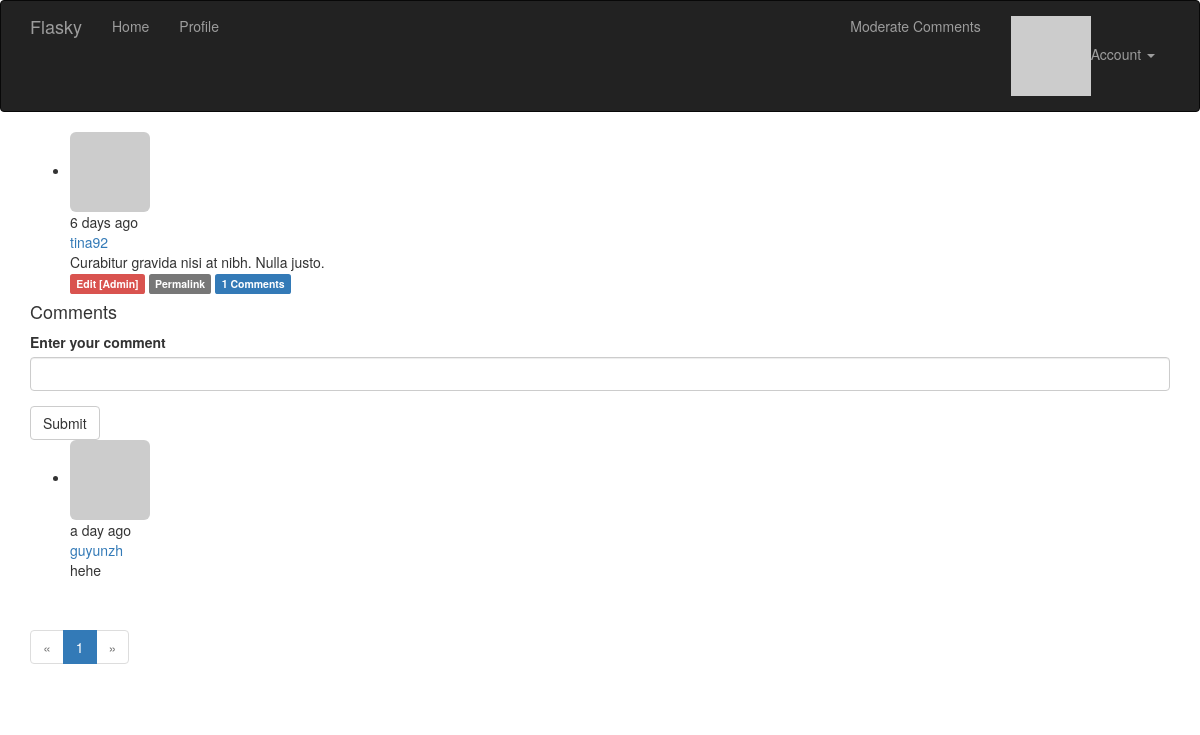
The app's page /post/82 (signed in) with its own data.
### App/models.py (models this page shows, shortened)
class Post(db.Model):
    __tablename__='posts'
    id=db.Column(db.Integer ,primary_key=True)
    body=db.Column(db.Text )
    timestamp=db.Column(db.DateTime,index=True,default=datetime.utcnow)
    author_id=db.Column(db.Integer,db.ForeignKey('users.id'))
    body_html=db.Column(db.Text)
    comments=db.relationship('Comment',backref='post',lazy='dynamic')

class User(UserMixin,db.Model):
    __tablename__='users'
    id=db.Column(db.Integer,primary_key=True)
    username=db.Column(db.String(64),unique=True,index=True)
    role_id=db.Column(db.Integer,db.ForeignKey('roles.id'))#外键
    password_hash =db.Column(db.String(128))
    email=db.Column(db.String(64),unique=True,index=True)
    confirmed=db.Column(db.Boolean,default=False)   #判断用户是否已经确认过了
    name=db.Column(db.String(64))
    location=db.Column(db.String(64))
    about_me=db.Column(db.Text())
    member_since=db.Column(db.DateTime(),default=datetime.utcnow)
    last_seen=db.Column(db.DateTime(),default=datetime.utcnow)#default为默认值，可直接指定函数
    avatar_hash = db.Column(db.String(32))
    posts=db.relationship('Post',backref='author',lazy='dynamic')
    followed=db.relationship('Follow',foreign_keys=[Follow.follower_id],backref=db.backref('follower',lazy='joined'),
                             lazy='dynamic',cascade='all,delete-orphan')
    followers=db.relationship('Follow',foreign_keys=[Follow.followed_id],backref=db.backref('followed',lazy='joined'),
                              lazy='dynamic',cascade='all,delete-orphan')
    comments=db.relationship('Comment',backref='author',lazy='dynamic')
    def can(self,permissions):  #判断权限
        return self.role is not None and (self.role.permissions & permissions) ==permissions
    def is_administrator(self):
        return self.can(Permission.ADMINISTER)
    def ping(self):
        self.last_seen=datetime.utcnow()
        db.session.add(self)
    @property       #规定了密码不能被读取
    def password(self):
        raise AttributeError('password is not a readable attribute')
    def gravatar(self,size=100,default='identicon',rating='g'):#构建Gravatar URL方法。
        if request.is_secure:
            url='https://secure.gravatar.com/avatar'
        else:
            url='http://www.gravatar.com/avatar'
        hash=self.avatar_hash or hashlib.md5(self.email.encode('utf-8')).hexdigest()
        return '{url}/{hash}?s={size}&d={default}&r={rating}'.format(url=url,hash=hash,size=size,default=default,rating=rating)

class Comment(db.Model):        #评论模型，为一个关联表，关联用户与文章
    __tablename__='comments'
    id =db.Column(db.Integer,primary_key=True)
    body=db.Column(db.Text)
    body_html=db.Column(db.Text)
    timestamp=db.Column(db.DateTime,index=True,default=datetime.utcnow)
    disabled=db.Column(db.Boolean)
    author_id=db.Column(db.Integer,db.ForeignKey('users.id'))
    post_id=db.Column(db.Integer,db.ForeignKey('posts.id'))

### App/main/views.py (the view, shortened to what this page needs)
@main.route('/post/<int:id>',methods=['GET','POST'])
def post(id):
    post = Post.query.get_or_404(id)
    form=CommentForm()
    page=request.args.get('page',1,type=int)
    if page ==-1:
        page=(post.comments.count()-1) / \
            current_app.config['FLASKY_COMMENTS_PER_PAGE'] +1
    pagination =post.comments.order_by(Comment.timestamp.asc()).paginate(
        page,per_page=current_app.config['FLASKY_COMMENTS_PER_PAGE'],
        error_out=False )
    comments=pagination.items
    return render_template('post.html',posts=[post],form=form,comments=comments,pagination=pagination)

### App/main/forms.py
class CommentForm(FlaskForm):       #用户提交评论表单
    body=StringField('Enter your comment',validators=[Required()])
    submit=SubmitField('Submit')

### App/auth/views.py (called while the page is built)
@auth.before_app_request        #before_app_request是一个钩子，每次请求都会调用该视图函数
def before_request():           #用来处理注册但是未邮箱确认的用户所能看到的信息
    if current_user.is_authenticated :
        current_user.ping()
        if not current_user.confirmed and request.endpoint[:5] !='auth.'\
                                        and request.endpoint !='static':
            return redirect(url_for('auth.unconfirmed'))

### App/main/__init__.py (called while the page is built)
@main.app_context_processor     #上下文处理器，让定义的变量在所有模板中全局可访问
def inject_permissions():
    return dict(Permission=Permission)

### App/models.py (called while the page is built)
@login_manager.user_loader      #用来回调用户的标识符来确认这个用户身份
def load_user(user_id):
    return User.query.get(int(user_id))

### App/templates/post.html (shortened to what this page needs)
{% extends "base.html" %}
{% import "bootstrap/wtf.html" as wtf %}
{% import "_macros.html" as macros %}
{% block page_content %}
{% include '_posts.html' %}
<h4 id="comments">Comments</h4>
{% if current_user.can(Permission.COMMENT) %}
    <div class="comment-form">
    {{ wtf.quick_form(form) }}
    </div>
{% endif %}
{% include '_comments.html' %}
{% if pagination %}
    <div class="pagination">
    {{ macros.pagination_widget(pagination, '.post', fragment='#comments', id=posts[0].id) }}
    </div>
{% endif %}
{% endblock %}

### App/templates/_posts.html
<ul class="posts">
    {% for post in posts %}
    <li class="post">
        <div class="post-thumbnail">
            <a href="{{ url_for('.user', username=post.author.username) }}">
                <img class="img-rounded profile-thumbnail" src="{{ post.author.gravatar(size=40) }}">
            </a>
        </div>
        <div class="post-content">
            <div class="post-date">{{ moment(post.timestamp).fromNow() }}</div>
            <div class="post-author"><a href="{{ url_for('.user', username=post.author.username) }}">{{ post.author.username }}</a></div>
            <div class="post-body">
                {% if post.body_html %}
                    {{ post.body_html | safe }}
                {% else %}
                    {{ post.body }}
                {% endif %}
            </div>
            <div class="post-footer">
                {% if current_user == post.author %}
                <a href="{{ url_for('.edit',id=post.id) }}">
                    <span class="label label-primary">Edit</span>
                </a>
                {% elif current_user.is_administrator() %}
                <a href="{{ url_for('.edit',id=post.id) }}">
                    <span class="label label-danger">Edit [Admin]</span>
                </a>
                {% endif %}
                <a href="{{ url_for('.post', id=post.id) }}">
                    <span class="label label-default">Permalink</span>
                </a>
                <a href="{{ url_for('.post', id=post.id) }}#comments">
                    <span class="label label-primary">{{ post.comments.count() }} Comments</span>
                </a>
            </div>
        </div>
    </li>
    {% endfor %}
</ul>

### App/templates/_comments.html (shortened to what this page needs)
<ul class="comments">
    {% for comment in comments %}
    <li class="comment">
        <div class="comment-thumbnail">
            <a href="{{ url_for('.user', username=comment.author.username) }}">
                <img class="img-rounded profile-thumbnail" src="{{ comment.author.gravatar(size=40) }}">
            </a>
        </div>
        <div class="comment-content">
            <div class="comment-date">{{ moment(comment.timestamp).fromNow() }}</div>
            <div class="comment-author"><a href="{{ url_for('.user', username=comment.author.username) }}">{{ comment.author.username }}</a></div>
            <div class="comment-body">
                {% if moderate or not comment.disabled %}
                    {% if comment.body_html %}
                        {{ comment.body_html | safe }}
                    {% else %}
                        {{ comment.body }}
                    {% endif %}
                {% endif %}
            </div>
        </div>
    </li>
    {% endfor %}
</ul>

### records on screen
Post: timestamp "6 days ago", author.username "tina92", body "Curabitur gravida nisi at nibh. Nulla justo.", comments.count "1"
Comment: timestamp "a day ago", author.username "guyunzh", body_html "hehe"

### other values on screen
{{ p }} "1"
